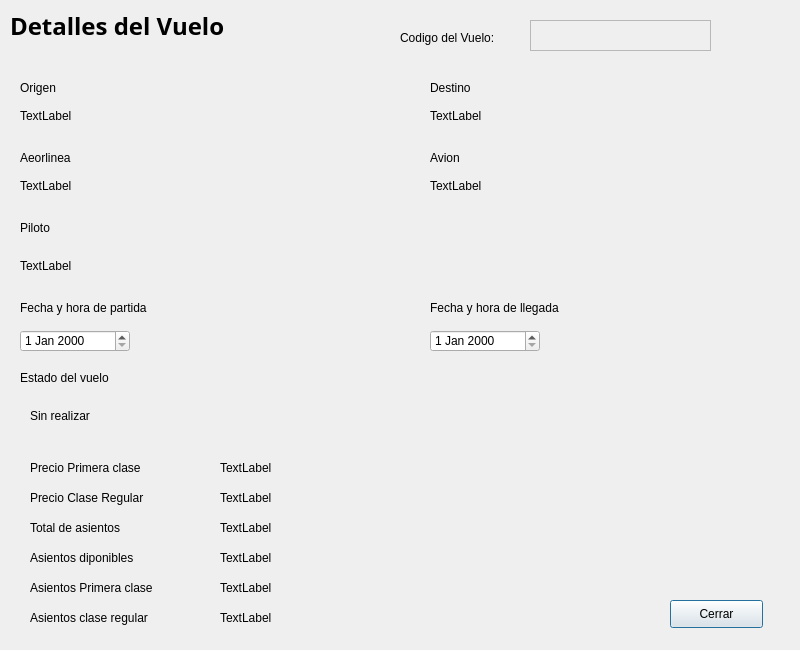
<?xml version="1.0" encoding="UTF-8"?>
<ui version="4.0">
 <class>editPasajero</class>
 <widget class="QDialog" name="editPasajero">
  <property name="geometry">
   <rect>
    <x>0</x>
    <y>0</y>
    <width>800</width>
    <height>650</height>
   </rect>
  </property>
  <property name="windowTitle">
   <string>Dialog</string>
  </property>
  <widget class="QDateEdit" name="dateEdit">
   <property name="geometry">
    <rect>
     <x>20</x>
     <y>330</y>
     <width>110</width>
     <height>22</height>
    </rect>
   </property>
  </widget>
  <widget class="QLabel" name="label_5">
   <property name="geometry">
    <rect>
     <x>10</x>
     <y>10</y>
     <width>301</width>
     <height>31</height>
    </rect>
   </property>
   <property name="font">
    <font>
     <family>Source Sans Pro</family>
     <pointsize>18</pointsize>
     <weight>75</weight>
     <bold>true</bold>
    </font>
   </property>
   <property name="text">
    <string>Detalles del Vuelo</string>
   </property>
  </widget>
  <widget class="QLabel" name="label_7">
   <property name="geometry">
    <rect>
     <x>20</x>
     <y>300</y>
     <width>181</width>
     <height>16</height>
    </rect>
   </property>
   <property name="text">
    <string>Fecha y hora de partida</string>
   </property>
  </widget>
  <widget class="QLabel" name="label_3">
   <property name="geometry">
    <rect>
     <x>20</x>
     <y>80</y>
     <width>101</width>
     <height>16</height>
    </rect>
   </property>
   <property name="text">
    <string>Origen</string>
   </property>
  </widget>
  <widget class="QPlainTextEdit" name="plainTextEdit_2">
   <property name="enabled">
    <bool>false</bool>
   </property>
   <property name="geometry">
    <rect>
     <x>530</x>
     <y>20</y>
     <width>181</width>
     <height>31</height>
    </rect>
   </property>
  </widget>
  <widget class="QLabel" name="label_2">
   <property name="geometry">
    <rect>
     <x>400</x>
     <y>30</y>
     <width>161</width>
     <height>16</height>
    </rect>
   </property>
   <property name="text">
    <string>Codigo del Vuelo:</string>
   </property>
  </widget>
  <widget class="QPushButton" name="pushButton_2">
   <property name="geometry">
    <rect>
     <x>670</x>
     <y>600</y>
     <width>93</width>
     <height>28</height>
    </rect>
   </property>
   <property name="text">
    <string>Cerrar</string>
   </property>
  </widget>
  <widget class="QLabel" name="label_10">
   <property name="geometry">
    <rect>
     <x>20</x>
     <y>220</y>
     <width>171</width>
     <height>16</height>
    </rect>
   </property>
   <property name="text">
    <string>Piloto</string>
   </property>
  </widget>
  <widget class="QLabel" name="label_11">
   <property name="geometry">
    <rect>
     <x>430</x>
     <y>80</y>
     <width>101</width>
     <height>16</height>
    </rect>
   </property>
   <property name="text">
    <string>Destino</string>
   </property>
  </widget>
  <widget class="QLabel" name="label_4">
   <property name="geometry">
    <rect>
     <x>20</x>
     <y>150</y>
     <width>101</width>
     <height>16</height>
    </rect>
   </property>
   <property name="text">
    <string>Aeorlinea</string>
   </property>
  </widget>
  <widget class="QLabel" name="label_12">
   <property name="geometry">
    <rect>
     <x>430</x>
     <y>150</y>
     <width>101</width>
     <height>16</height>
    </rect>
   </property>
   <property name="text">
    <string>Avion</string>
   </property>
  </widget>
  <widget class="QLabel" name="label_8">
   <property name="geometry">
    <rect>
     <x>430</x>
     <y>300</y>
     <width>181</width>
     <height>16</height>
    </rect>
   </property>
   <property name="text">
    <string>Fecha y hora de llegada</string>
   </property>
  </widget>
  <widget class="QDateEdit" name="dateEdit_2">
   <property name="geometry">
    <rect>
     <x>430</x>
     <y>330</y>
     <width>110</width>
     <height>22</height>
    </rect>
   </property>
  </widget>
  <widget class="QLabel" name="label_9">
   <property name="geometry">
    <rect>
     <x>20</x>
     <y>370</y>
     <width>181</width>
     <height>16</height>
    </rect>
   </property>
   <property name="text">
    <string>Estado del vuelo</string>
   </property>
  </widget>
  <widget class="QLabel" name="label">
   <property name="geometry">
    <rect>
     <x>20</x>
     <y>100</y>
     <width>341</width>
     <height>31</height>
    </rect>
   </property>
   <property name="text">
    <string>TextLabel</string>
   </property>
  </widget>
  <widget class="QLabel" name="label_6">
   <property name="geometry">
    <rect>
     <x>430</x>
     <y>100</y>
     <width>341</width>
     <height>31</height>
    </rect>
   </property>
   <property name="text">
    <string>TextLabel</string>
   </property>
  </widget>
  <widget class="QLabel" name="label_13">
   <property name="geometry">
    <rect>
     <x>430</x>
     <y>170</y>
     <width>341</width>
     <height>31</height>
    </rect>
   </property>
   <property name="text">
    <string>TextLabel</string>
   </property>
  </widget>
  <widget class="QLabel" name="label_14">
   <property name="geometry">
    <rect>
     <x>20</x>
     <y>170</y>
     <width>341</width>
     <height>31</height>
    </rect>
   </property>
   <property name="text">
    <string>TextLabel</string>
   </property>
  </widget>
  <widget class="QLabel" name="label_15">
   <property name="geometry">
    <rect>
     <x>20</x>
     <y>250</y>
     <width>711</width>
     <height>31</height>
    </rect>
   </property>
   <property name="text">
    <string>TextLabel</string>
   </property>
  </widget>
  <widget class="QLabel" name="label_16">
   <property name="geometry">
    <rect>
     <x>30</x>
     <y>400</y>
     <width>341</width>
     <height>31</height>
    </rect>
   </property>
   <property name="text">
    <string>Sin realizar</string>
   </property>
  </widget>
  <widget class="QLabel" name="label_17">
   <property name="geometry">
    <rect>
     <x>30</x>
     <y>460</y>
     <width>131</width>
     <height>16</height>
    </rect>
   </property>
   <property name="text">
    <string>Precio Primera clase</string>
   </property>
  </widget>
  <widget class="QLabel" name="label_18">
   <property name="geometry">
    <rect>
     <x>30</x>
     <y>490</y>
     <width>131</width>
     <height>16</height>
    </rect>
   </property>
   <property name="text">
    <string>Precio Clase Regular</string>
   </property>
  </widget>
  <widget class="QLabel" name="label_19">
   <property name="geometry">
    <rect>
     <x>30</x>
     <y>520</y>
     <width>131</width>
     <height>16</height>
    </rect>
   </property>
   <property name="text">
    <string>Total de asientos</string>
   </property>
  </widget>
  <widget class="QLabel" name="label_20">
   <property name="geometry">
    <rect>
     <x>30</x>
     <y>550</y>
     <width>131</width>
     <height>16</height>
    </rect>
   </property>
   <property name="text">
    <string>Asientos diponibles </string>
   </property>
  </widget>
  <widget class="QLabel" name="label_21">
   <property name="geometry">
    <rect>
     <x>30</x>
     <y>580</y>
     <width>131</width>
     <height>16</height>
    </rect>
   </property>
   <property name="text">
    <string>Asientos Primera clase</string>
   </property>
  </widget>
  <widget class="QLabel" name="label_22">
   <property name="geometry">
    <rect>
     <x>30</x>
     <y>610</y>
     <width>131</width>
     <height>16</height>
    </rect>
   </property>
   <property name="text">
    <string>Asientos clase regular</string>
   </property>
  </widget>
  <widget class="QLabel" name="label_23">
   <property name="geometry">
    <rect>
     <x>220</x>
     <y>460</y>
     <width>55</width>
     <height>16</height>
    </rect>
   </property>
   <property name="text">
    <string>TextLabel</string>
   </property>
  </widget>
  <widget class="QLabel" name="label_24">
   <property name="geometry">
    <rect>
     <x>220</x>
     <y>490</y>
     <width>55</width>
     <height>16</height>
    </rect>
   </property>
   <property name="text">
    <string>TextLabel</string>
   </property>
  </widget>
  <widget class="QLabel" name="label_25">
   <property name="geometry">
    <rect>
     <x>220</x>
     <y>520</y>
     <width>55</width>
     <height>16</height>
    </rect>
   </property>
   <property name="text">
    <string>TextLabel</string>
   </property>
  </widget>
  <widget class="QLabel" name="label_26">
   <property name="geometry">
    <rect>
     <x>220</x>
     <y>550</y>
     <width>55</width>
     <height>16</height>
    </rect>
   </property>
   <property name="text">
    <string>TextLabel</string>
   </property>
  </widget>
  <widget class="QLabel" name="label_27">
   <property name="geometry">
    <rect>
     <x>220</x>
     <y>580</y>
     <width>55</width>
     <height>16</height>
    </rect>
   </property>
   <property name="text">
    <string>TextLabel</string>
   </property>
  </widget>
  <widget class="QLabel" name="label_28">
   <property name="geometry">
    <rect>
     <x>220</x>
     <y>610</y>
     <width>55</width>
     <height>16</height>
    </rect>
   </property>
   <property name="text">
    <string>TextLabel</string>
   </property>
  </widget>
 </widget>
 <resources/>
 <connections/>
</ui>
